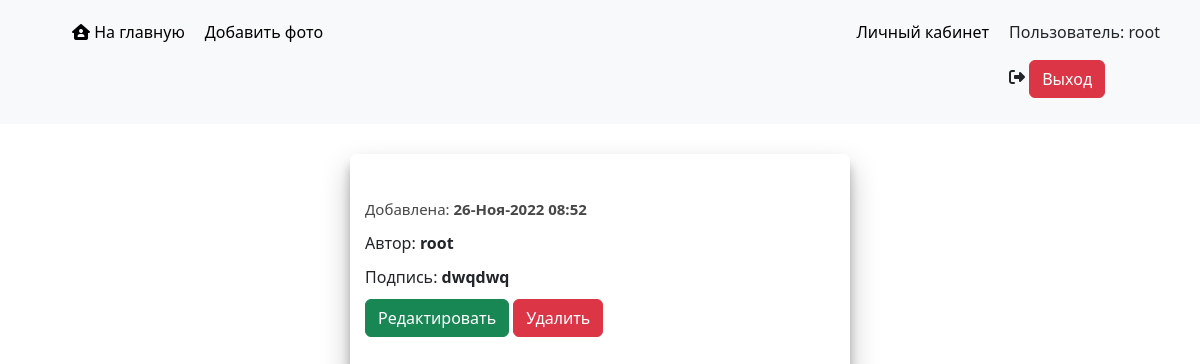
/photo/5 (signed in), run on the app's committed database.
### webapp/models.py (models this page shows, shortened)
class Photo(models.Model):
    image = models.ImageField(verbose_name='Фото', upload_to='img', blank=False, null=False)
    signature = models.CharField(verbose_name='Подпись', max_length=1000, blank=False, null=False)
    created_at = models.DateTimeField(verbose_name="Время создания", auto_now_add=True)
    author = models.ForeignKey(
        get_user_model(), verbose_name='Автор', related_name='photos', on_delete=models.CASCADE, blank=False, null=False
    )
    users = models.ManyToManyField(through='webapp.Favourite', to=User, related_name='us_photos')

### webapp/views/photo.py (the view)
# urls.py: path('photo/<int:pk>', PhotoDetail.as_view(), name='photo'),
class PhotoDetail(DetailView):
    template_name = 'detail_photo.html'
    model = Photo
    context_object_name = 'photo'

### webapp/templates/detail_photo.html (shortened to what this page needs)
{% extends "base.html" %}
{% load static %}
{% block photo_block %}
<div class="container">
    <div class="img_item">
        <div class="content">
             <p class="created_date">Добавлена: <b>{{ photo.created_at|date:"d-M-Y H:i" }}</b></p>
        <p>Автор: <b>{{ photo.author }}</b></p>
        <p>Подпись: <b>{{ photo.signature }}</b></p>
        {% if perms.webapp.change_photo or article.author == request.user %}
        <a class="btn btn-success" href="{% url 'update' photo.pk %}">Редактировать</a>
        {% endif %}
        {% if perms.webapp.delete_photo or article.author == request.user %}
        <a class="btn btn-danger" href="{% url 'delete' photo.pk %}">Удалить</a>
        {% endif %}
        </div>
    </div>
</div>
{% endblock %}

### webapp/templates/base.html (shortened to what this page needs)
<!DOCTYPE html>
{% load static %}
{% load bootstrap5 %}
<html lang="en">
<head>
    <link rel="stylesheet" href="{% static 'css/style.css' %}">
    <link rel="stylesheet" href="https://cdnjs.cloudflare.com/ajax/libs/font-awesome/6.2.0/css/all.min.css"/>
    <link href="https://cdn.jsdelivr.net/npm/bootstrap@5.2.3/dist/css/bootstrap.min.css" rel="stylesheet"
>
</head>
<body>
<header class="navbar-expand-lg navbar-light bg-light">
    <div class="header_body">
        <ul>
            <div>
                <li><a href="{% url 'index' %}"><i class="fa-solid fa-house-user"></i> На главную</a></li>
                {% if user.is_authenticated %}
                <li><a href="{% url 'create' %}">Добавить фото</a></li>
                {% endif %}
            </div>
            <div>
                {% if user.is_authenticated %}
                <li><a href="{% url 'profile' user.pk %}">Личный кабинет</a></li>
                <li>
                    <p>Пользователь: {{ user.username }}</p>
                    <form action="{% url 'logout' %}" method="post">
                        <a>
                            <i class="fa-solid fa-right-from-bracket"></i> <input class="logout_btn btn btn-danger" type="submit"
                                                                                  value="Выход">
                        </a>
                    </form>
                </li>
                {% else %}
                <li><a class="login_btn" href="{% url 'login' %}"><i class="fa-solid fa-right-to-bracket"></i> Вход</a>
                </li>
                <li><a class="login_btn" href="{% url 'register' %}"><i class="fa-solid fa-user-plus"></i>
                    Регистрация</a>
                </li>
                {% endif %}
            </div>
        </ul>
    </div>
</header>
<div class="wrapper">
    <div class="photo_block">
        {% block photo_block %}
        {% endblock %}
    </div>
</div>
</body>
</html>

### webapp/static/css/style.css (style rules this page uses)
p { margin: 0; }
li { list-style-type: none; }
.wrapper { display: flex; flex-direction: column; align-items: center; margin: 30px 30px 50px 30px; }
.img_item { margin-bottom: 30px; }
.created_date { font-size: 15px; margin-bottom: 7px; color: #474747; }
header { padding: 20px 0px 10px 0px; }
.header_body { padding: 0px 30px; }
.header_body ul { display: flex; justify-content: space-between; }
.header_body ul div { display: flex; }
.header_body ul li { margin: 0px 10px; }
.header_body ul li a { color: #000000; text-decoration: none; }
.img_item { box-shadow: 0 14px 28px rgba(0,0,0,0.25), 0 10px 10px rgba(0,0,0,0.22); border-radius: 6px; padding-bottom: 20px; width: 500px; }
.img_item .content { padding: 20px 15px; }
.img_item .content p { margin-bottom: 10px; }

### data on the page
Photo: created_at "26-Ноя-2022 08:52", author "root", signature "dwqdwq"

### other printed values
{{ user.username }} "root"
